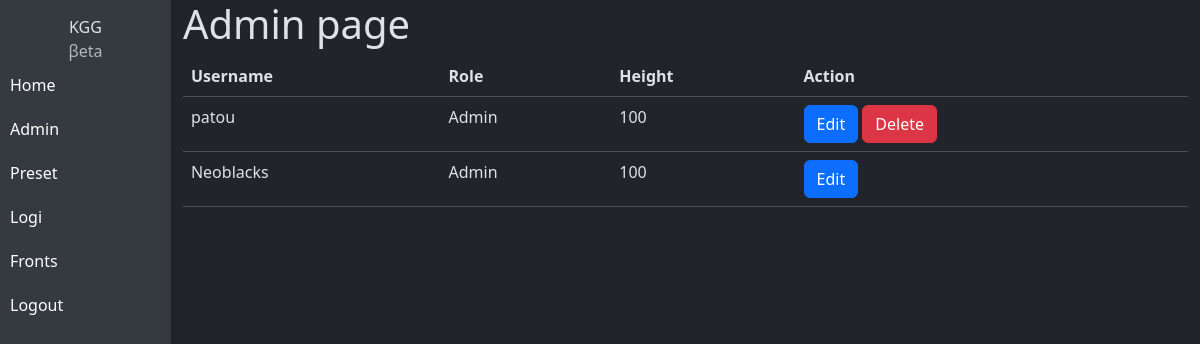
/admin (signed in), run on the app's committed database.
### website/models.py (models this page shows)
class Users(db.Model, UserMixin):
	id = db.Column(db.Integer, primary_key=True)
	username = db.Column(db.String(150), unique=True)
	password = db.Column(db.String(150))
	role_id = db.Column(db.Integer, db.ForeignKey('roles.id'), default=11)
	front = db.Column(db.Integer, db.ForeignKey('fronts.id'))

class Roles(db.Model):
	id = db.Column(db.Integer, primary_key=True)
	name = db.Column(db.String(150), unique=True)
	height = db.Column(db.Integer)

### website/views.py (the view)
@views.route('/admin')
@login_required
def admin():
	users = Users.query.all()
	roles = Roles.query.all()
	if current_user.username == 'Neoblacks' or current_user.role_id == 1:
		return render_template("admin.html", users=users, current_user=current_user, roles=roles)
	else:
		flash('You are not authorized to view this page.', category='error')
		return redirect(url_for('views.home'))

### website/__init__.py (called while the page is built)
def create_app():
	app = Flask(__name__)
	app.config['SECRET_KEY'] = 'secretkey'
	app.config['SQLALCHEMY_DATABASE_URI'] = f'sqlite:///{DB_NAME}'
	db.init_app(app)
	from .views import views
	from .auth import auth
	app.register_blueprint(views, url_prefix='/')
	app.register_blueprint(auth, url_prefix='/')
	from .models import Users
	with app.app_context():
		if not path.exists('website/' + DB_NAME):
			db.create_all()
	login_manager = LoginManager()
	login_manager.login_view = 'auth.login'
	login_manager.init_app(app)
	@login_manager.user_loader
	def load_user(id):
		return Users.query.get(int(id))
	return app

### website/templates/admin.html (shortened to what this page needs)
{% extends "base.html" %} {% block title %} Changed {% endblock %}
{% block content %}
<h1>Admin page</h1>
<table class="table">
	<thead>
		<tr>
			<th scope="col">Username</th>
			<th scope="col">Role</th>
			<th scope="col">Height</th>
			<th scope="col">Action</th>
		</tr>
	</thead>
	<tbody>
		{% for user in users %}
		<tr>
			<td>{{ user.username }}</td>
			<td>{{ roles[user.role_id-1].name }}</td>
			<td> {{ roles[user.role_id-1].height }}</td>
			<td>
				<a href="/admin/{{ user.id }}/edit" class="btn btn-primary">Edit</a>
				{% if user.id != current_user.id %}
				<button type="button" class="btn btn-danger" data-toggle="modal"
					data-target="#exampleModalCenter{{ user.id }}">Delete</button>
				{% endif %}
			</td>
		</tr>
		{% endfor %}
	</tbody>
{% endblock %}

### website/templates/base.html (style rules this page uses)
body { display: flex; flex-direction: row; margin: 0; }

### data on the page
Users: username "patou"
Roles: name "Admin", height "100"
Users: username "Neoblacks"
